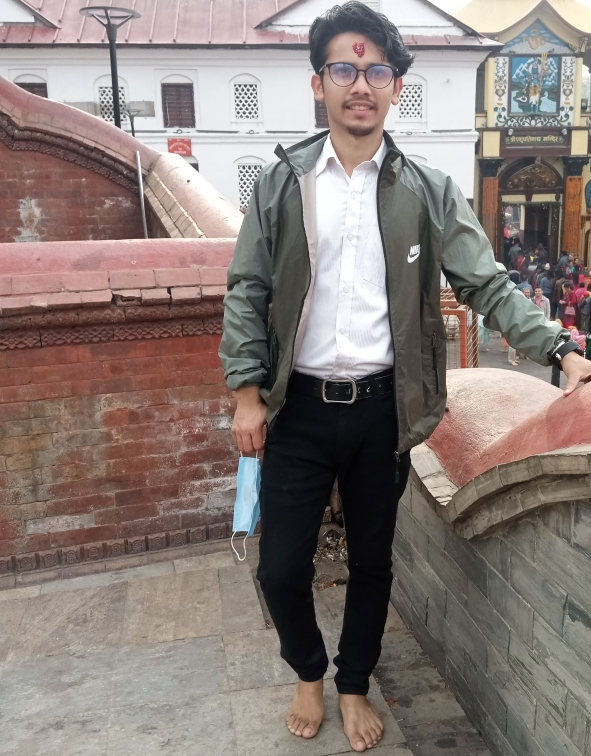
#> input picture datasets/image/aa.jpg, 591 x 756 px, found by its file name
$ python grab_cut.py
#> lines starting #> are read from the running program, lines starting #| are printed output that depends on the picture
# -*- coding: utf-8 -*-
"""
Created on Thu Feb 10 14:25:10 2022

@author: Hp
"""

#GrabCut Algoritm with the help of this algoritm we easily
#cutoff any foreground object from image or video.
#It works like a rectangle portion mark on the image
#and area outise the rectangle is treat as a extra part
#so this algo remove it completely.
#Gaussian mixtuere model help to achieve the target


import	numpy  as  np
import	cv2

img  =	cv2.imread(r"C:\Users\Hp\Desktop\image\aa.jpg")
#> img is the input picture: shape (756, 591, 3); mean B, G, R 119.4, 124, 136.3
img = cv2.resize(img,(800,800))
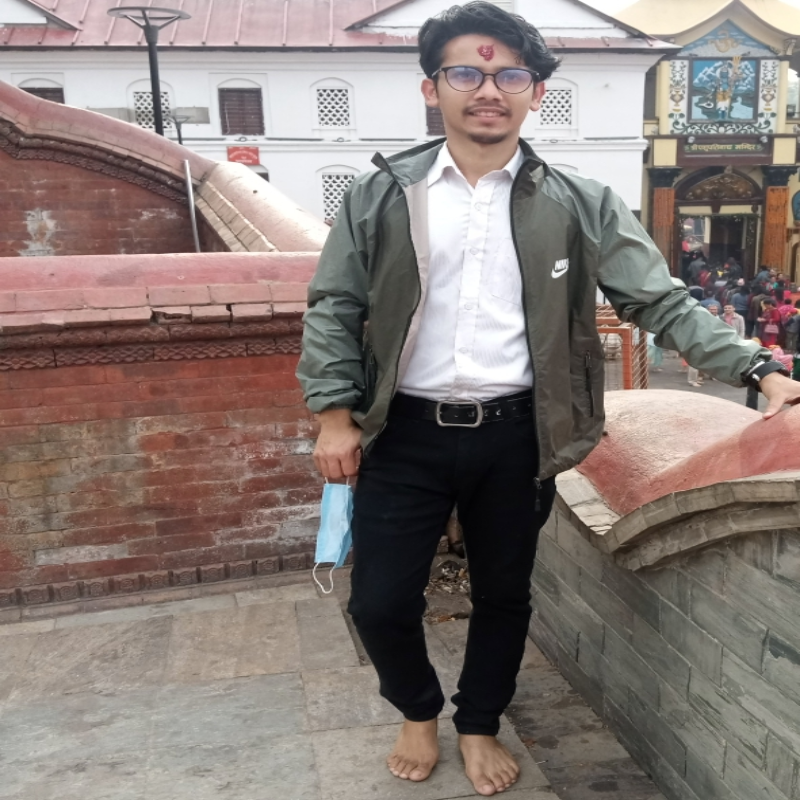
#> img: shape (800, 800, 3); mean B, G, R 119.3, 123.9, 136.1
mask =	np.zeros(img.shape[:2],np.uint8)


bgdModel =  np.zeros((1,65),np.float64)*255
fgdModel =  np.zeros((1,65),np.float64)*255

#parameter(img,mask,rect,bgmodel,fgmodel,iter,method)
rect =	(273,6,780,781)
cv2.grabCut(img,mask,rect,bgdModel,fgdModel,5,
            cv2.GC_INIT_WITH_RECT)


mask2  =  np.where((mask==2)|(mask==0),0,1).astype('uint8')
img  =	img*mask2[:,:,np.newaxis]
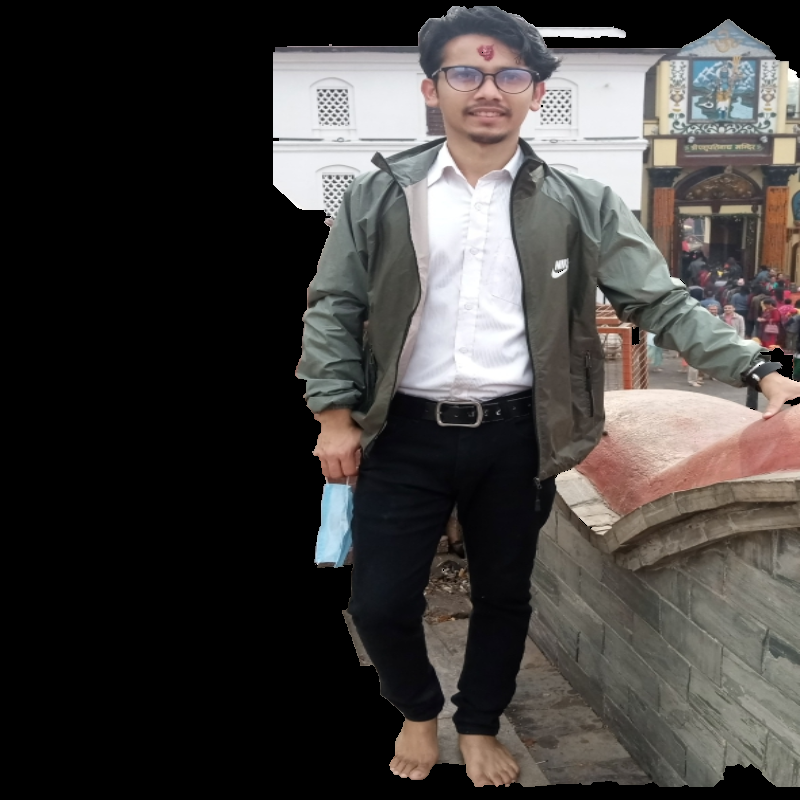
#> img: shape (800, 800, 3); mean B, G, R 62, 63.9, 67

cv2.imshow("res==",img)
cv2.waitKey(0)
cv2.destroyAllWindows()

$ run again, with datasets/image/aaa.jpg copied over datasets/image/aa.jpg
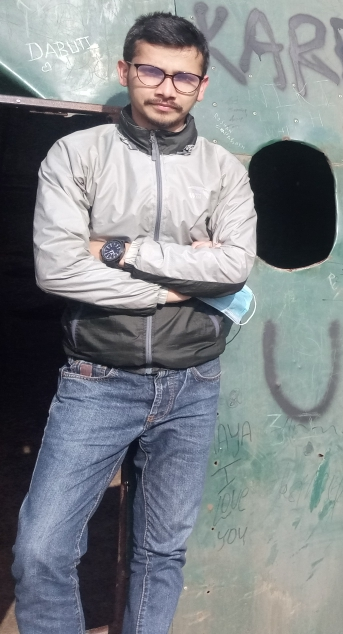
#> input picture datasets/image/aaa.jpg, 343 x 634 px, found by its file name
#> img is the input picture: shape (634, 343, 3); mean B, G, R 137.4, 133.3, 128.7
#> `img = cv2.resize(img,(800,800))`:
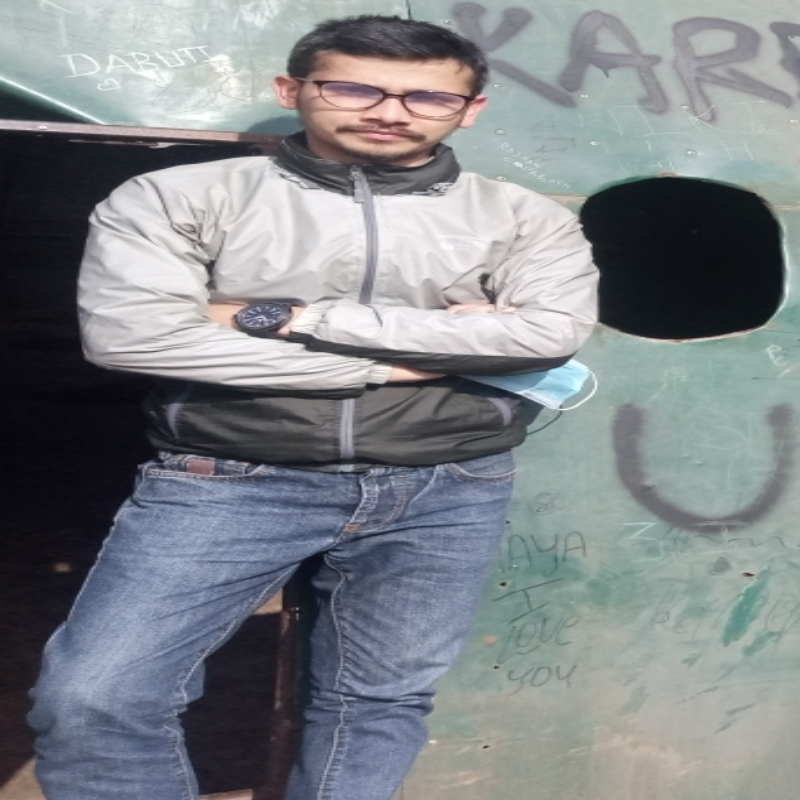
#> img: shape (800, 800, 3); mean B, G, R 137.3, 133.2, 128.6
#> `img  =	img*mask2[:,:,np.newaxis]`:
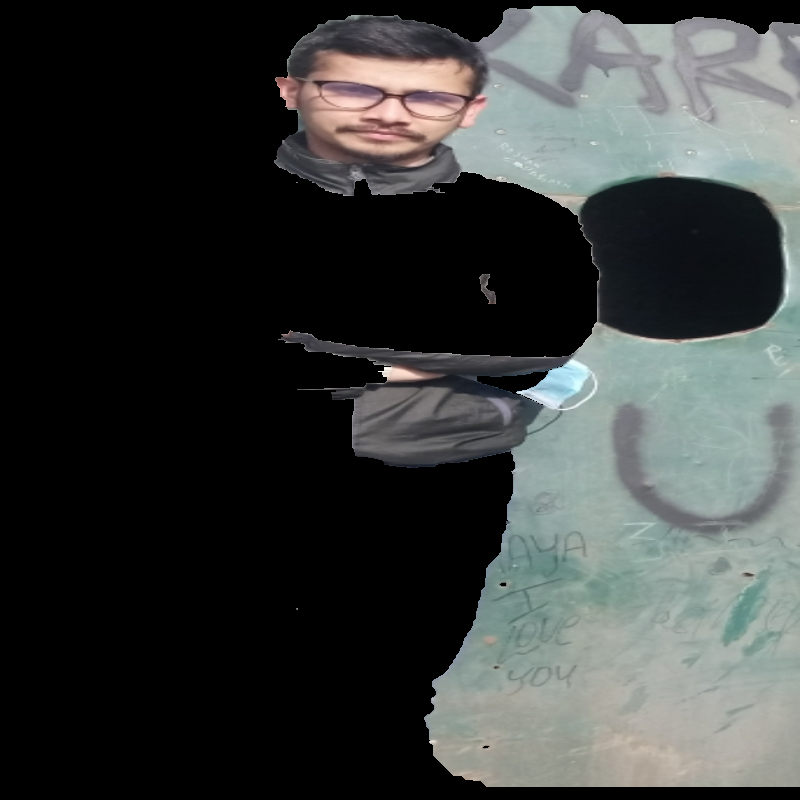
#> img: shape (800, 800, 3); mean B, G, R 59.4, 60.6, 57.5

$ run again, with datasets/image/aayaan1.jpg copied over datasets/image/aa.jpg
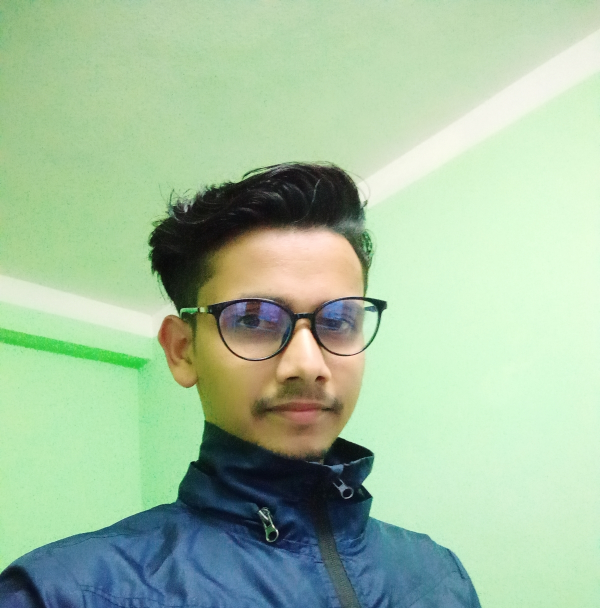
#> input picture datasets/image/aayaan1.jpg, 1200 x 1216 px, found by its file name (shown at 1/2 size)
#> img is the input picture: shape (1216, 1200, 3); mean B, G, R 161.8, 193.2, 164.7
#> `img = cv2.resize(img,(800,800))`:
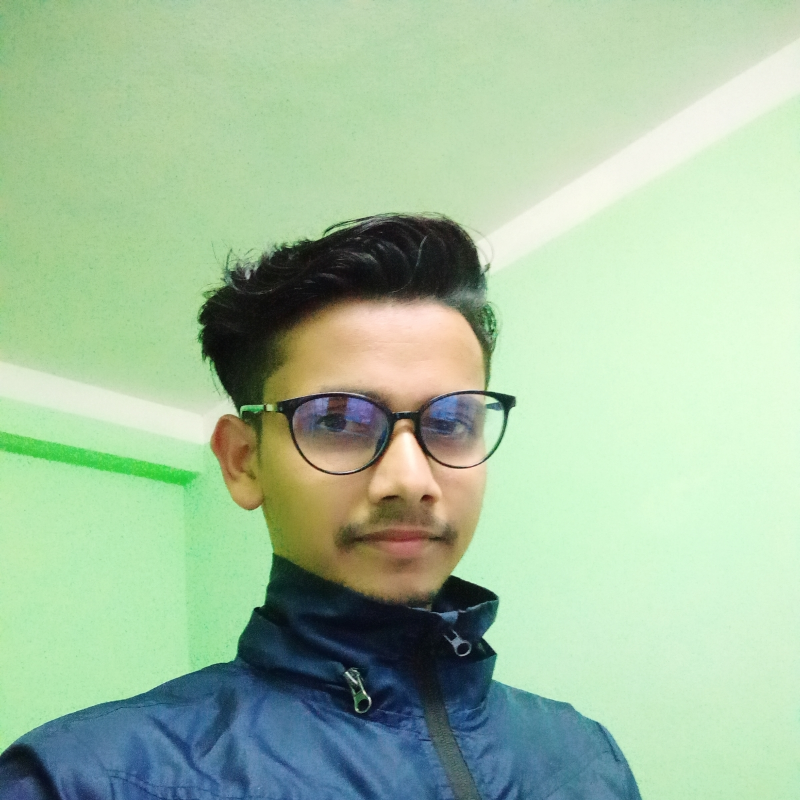
#> img: shape (800, 800, 3); mean B, G, R 161.7, 193.1, 164.6
#> `img  =	img*mask2[:,:,np.newaxis]`:
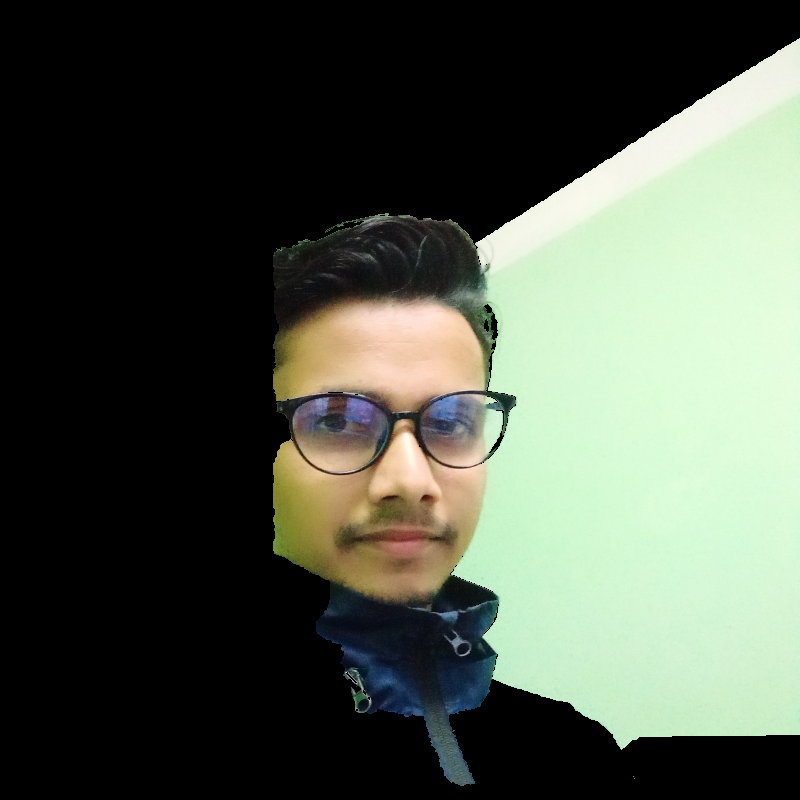
#> img: shape (800, 800, 3); mean B, G, R 73.7, 86.2, 78.9
